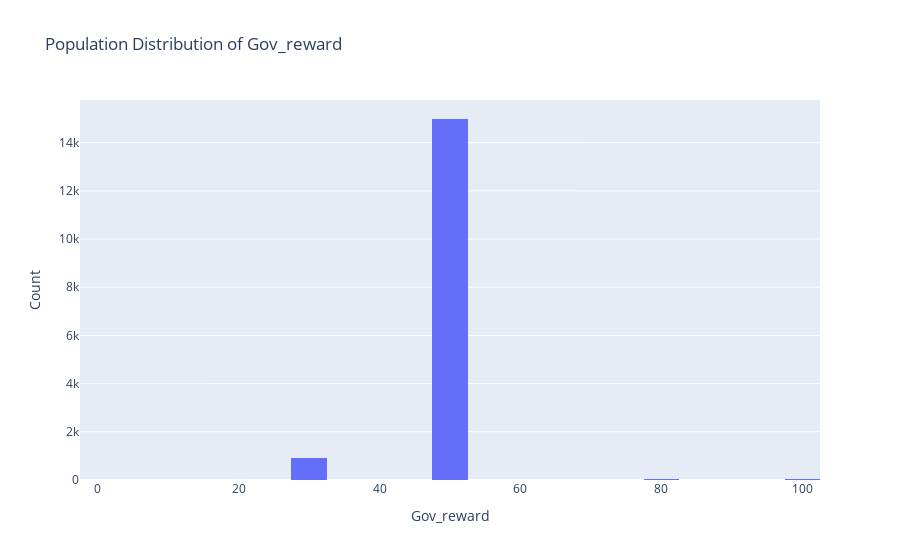

Write notebook code for a chart like this one.
### Code cell
fig = go.Figure()

fig.add_trace(go.Histogram(x=merged_df['Gov_reward'],
                           nbinsx=30, 
                           name='Gov_reward'))

fig.update_layout(title='Population Distribution of Gov_reward',
                  xaxis_title='Gov_reward',
                  yaxis_title='Count')

fig.show()

### Figure 1 — Plotly figure (JSON) as saved in the notebook; plotly's stock layout.template omitted (floating-point values rounded to 4 significant figures; data arrays with more than 128 entries replaced by an {"elided": "..."} marker saying what was removed)
{"data": [{"name": "Gov_reward", "nbinsx": 30, "type": "histogram", "x": {"elided": "15947 float values"}}], "layout": {"title": {"text": "Population Distribution of Gov_reward"}, "xaxis": {"title": {"text": "Gov_reward"}}, "yaxis": {"title": {"text": "Count"}}}}
